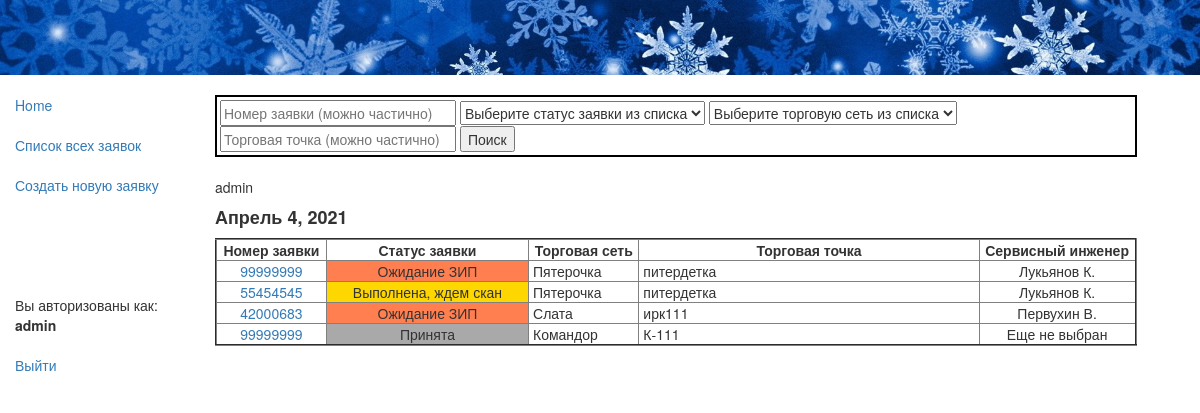
Screenshot of /app/recs/ (signed in) with the database file from the repository.
### app/models.py (models this page shows, shortened)
class Rec(models.Model):
    status = models.ForeignKey(Status, null=True, on_delete=models.SET_NULL, default=4, verbose_name="Статус заявки")
    retail = models.ForeignKey(Retail, null=True, on_delete=models.SET_NULL, verbose_name="Торговая сеть")
    rec_date = models.DateField(auto_now_add=True, verbose_name="Дата создания заявки")
    rec_time = models.TimeField(auto_now_add=True, verbose_name="Время создания заявки")
    user = models.ForeignKey(User, null=True, on_delete=models.SET_NULL, verbose_name="Диспетчер")
    customer = models.CharField(max_length=100, verbose_name="ФИО инициатора заявки")
    rec_num = models.CharField(verbose_name='Номер заявки', max_length=8)
    store = models.ForeignKey(Store, null=True, on_delete=models.SET_NULL, verbose_name="Торговая точка, адрес")
    description = models.TextField(max_length=1000, verbose_name="Содержание заявки")
    trouble = models.ForeignKey(Trouble, null=True, on_delete=models.SET_NULL, verbose_name="Категория неисправности")
    tech = models.ForeignKey(Tech, null=True, on_delete=models.SET_NULL, verbose_name="Сервисный инженер")
    sign_day = models.DateField(null=True, verbose_name="Дата передачи заявки инженеру")
    sign_time = models.TimeField(null=True, verbose_name="Время передачи заявки инженеру")
    zip_comment = models.TextField(max_length=1000, null=True, verbose_name="Комментарий ЗИП")
    visit_day_begin = models.DateField(null=True, verbose_name="Дата начала работ")
    visit_time_begin = models.TimeField(null=True, verbose_name="Время начала работ")
    visit_day_end = models.DateField(null=True, verbose_name="Дата окончания работ")
    visit_time_end = models.TimeField(null=True, verbose_name="Время окончания работ")
    result = models.TextField(null=True, max_length=1000, verbose_name="Результат выезда")
    form = models.CharField(null=True, max_length=10, verbose_name="Номер заказа-наряда")
    jpg = models.ImageField(upload_to='images', null=True, verbose_name="Скан-копия заказа-наряда")
    class Meta:
        verbose_name = 'Заявка'
        verbose_name_plural = 'Заявки'
        ordering = ['-rec_time'] # отображение заявок в rec-list.html в обратном порядке по времени
        permissions = (("can_create_update", "Может rec_create и rec_update"),
                       ("can_list_detail", "Может rec_list и rec_detail"),
                       )
    def get_absolute_url(self):
        return reverse('rec_detail', args=[str(self.id)])

class Status(models.Model):
    name = models.CharField(max_length=32, help_text="Состояние заявки")
    class Meta:
        verbose_name = 'Статус'
        verbose_name_plural = 'Статусы'
    def __str__(self):
        return self.name

class Retail(models.Model):
    name = models.CharField(max_length=64, help_text="Торговая сеть")
    class Meta:
        verbose_name = 'Торговая сеть'
        verbose_name_plural = 'Торговые сети'
    def __str__(self):
        return self.name

class Store(models.Model):
    name = models.CharField(max_length=96, help_text="Торговая точка, адрес")
    retail = models.ForeignKey(Retail, null=True, on_delete=models.SET_NULL, verbose_name="Торговая сеть")
    class Meta:
        verbose_name = 'Магазин'
        verbose_name_plural = 'Магазины'
    def __str__(self):
        return self.name

class Tech(models.Model):
    name = models.CharField(max_length=64, help_text="Сервисный инженер")
    class Meta:
        verbose_name = 'Инженер'
        verbose_name_plural = 'Инженеры'
    def __str__(self):
        return self.name

### app/views.py (the view)
class RecList(PermissionRequiredMixin, generic.ListView):
    model = Rec
    permission_required = 'app.can_list_detail'
    def get_queryset(self):  # новый
        global x # глоб. перем. для передачи отфильтрованного QuerySet из этой функции в следующую
        global y # глоб. перем. - флаг того, что была фильтрация
        y = False
        rn = self.request.GET.get('rn') # принимаем значения из полей для поиска из rec_list.html
        rs = self.request.GET.get('rs')
        r = self.request.GET.get('r')
        s = self.request.GET.get('s')
        recs = Rec.objects.all()
        if rn:  # фильтр по номеру заявки
            recs = recs.filter(rec_num__icontains=rn)
        if rs:  # фильтр по статусу
            recs = recs.filter(status=rs)
        if r:  # фильтр по торговой сети
            recs = recs.filter(retail=r)
        if s:  # фильтр торговой точке
            search_list = []
            for i in recs:
                if s in i.store.name:
                    search_list.append(i.id)
            recs = recs.filter(id__in=search_list)
        recs = recs.exclude(store=None)
        x = recs
        if rn or rs or r or s:
            y = True
        return recs
    def get_context_data(self, **kwargs):
        context = super(RecList, self).get_context_data(**kwargs)
        ddd = set()
        for i in x: # x - это уже отфильтрованный первой функцией список
             ddd.add(i.rec_date)
        ddd = sorted(ddd, reverse=True)[:45]  # сортировка убыванию даты и кол-во отображаемых дней
        context['status_all'] = Status.objects.all()  # Передаем эти кверисеты для организации
        context['retail_all'] = Retail.objects.all()  # выпадающего списка в HTML
        context['ddd'] = ddd # Добавляем переменную с датами к контексту для использования в HTML
        context['gray'] = gray  # цвета статусов
        context['blue'] = blue
        context['yellow'] = yellow
        context['green'] = green
        context['red'] = red
        context['y'] = y # глоб. перем. - флаг того, что была фильтрация
        return context

### app/templates/app/rec_list.html (shortened to what this page needs)
{% extends "base_generic.html" %}
{% block content %}
<br>
<div style="border: 2px solid black; background-color: white; padding: 3px; width:95%;">
{% if y %}
    <form action="{% url 'recs' %}">
      <button type="submit">Убрать фильтр</button>
    </form>
{% else %}
<form name="feedback" method="get" action="{% url 'recs' %}">
 <input size = "28" type="text" name="rn" placeholder="Номер заявки (можно частично)">
  <select name="rs">
    <option value="">Выберите статус заявки из списка</option>
  </select>
  <select name="r">
    <option value="">Выберите торговую сеть из списка</option>
  </select>
<input size = "28" type="text" name="s" placeholder="Торговая точка (можно частично)">
 {% if not y %}
    <input type="submit" name="submit_btn" value="Поиск">
      {% endif %}
{% endif %}
</form>
</div>
<br>
  {% if rec_list %}
{{ user.get_username }}
    {% for d in ddd %}
<table border="2" width="95%">
        <h4><strong>{{ d }}  </strong></h4>
       <tr>
           <td width="12%" align="center" > <strong> &nbsp;Номер заявки&nbsp; </strong> </td>
           <td width="22%" align="center" > <strong> &nbsp;Статус заявки&nbsp; </strong> </td>
           <td width="12%" align="center" > <strong> &nbsp;Торговая сеть&nbsp; </strong> </td>
           <td width="37%" align="center" > <strong> &nbsp;Торговая точка&nbsp; </strong> </td>
           <td width="17%" align="center" > <strong> &nbsp;Сервисный инженер&nbsp; </strong> </td>
       </tr>
      {% for rec in rec_list %}
            {% if rec.rec_date == d %}
          <tr>
              <td align="center" > <a href="{{ rec.get_absolute_url }}">&nbsp;{{ rec.rec_num }}&nbsp;</a> </td>
                {% if rec.status == gray %}
                <td bgcolor=#A9A9A9 align="center" > &nbsp;{{ rec.status }}&nbsp;</td>
                {% elif rec.status == blue %}
                <td bgcolor=#00BFFF align="center" > &nbsp;{{ rec.status }}&nbsp;</td>
                {% elif rec.status == red %}
                <td bgcolor=#FF7F50 align="center" > &nbsp;{{ rec.status }}&nbsp;</td>
                {% elif rec.status == yellow %}
                <td bgcolor=#FFD700 align="center" > &nbsp;{{ rec.status }}&nbsp;</td>
                {% elif rec.status == green %}
                <td bgcolor=#32CD32 align="center" > &nbsp;{{ rec.status }}&nbsp;</td>
                {% endif %}
              <td > &nbsp;{{ rec.retail}}&nbsp; </td>
              <td > &nbsp;{{ rec.store}}&nbsp; </td>
              {% if rec.tech %}
              <td  align="center" > &nbsp;{{ rec.tech }}&nbsp;</td>
              {% else %}
              <td align="center" > &nbsp;Еще не выбран&nbsp;</td>
              {% endif %}
          </tr>
            {% endif %}
      {% endfor %}
    </table>
    {% endfor %}
  {% else %}
    <br><p>А заявок то нетути</p>
  {% endif %}
<br><br>
{% endblock %}

### app/templates/base_generic.html (shortened to what this page needs)
<!DOCTYPE html>
<html lang="en">
<head>
  <link rel="stylesheet" href="https://maxcdn.bootstrapcdn.com/bootstrap/3.3.7/css/bootstrap.min.css">
  {% load static %}
  <link rel="stylesheet" href="{% static 'css/styles.css' %}">
  <img src="{% static 'images/snow.jpg' %}" alt="Snow" style="width:100%;"/>
</head>
<body>
  <div class="container-fluid">
    <div class="row">
      <div class="col-sm-2">
      {% block sidebar %}
      <ul class="sidebar-nav">
          <li><a href="{% url 'index' %}">Home</a></li> <br>
          {% if perms.app.can_list_detail %}
          <li><a href="{% url 'recs' %}">Список всех заявок</a></li>
          {% endif %}
          <br>
          {% if perms.app.can_create_update %}
          <li><a href="{% url 'rec_create' %}">Создать новую заявку</a></li>
          {% endif %}
          <br><br><br><br><br>
        {% if user.is_authenticated %}
            <li>Вы авторизованы как: </li><li><strong>{{ user.get_username }}</strong></li><br>
            <li><a href="{% url 'logout'%}?next={% url 'index' %}">Выйти</a></li>
        {% else %}
            <li><strong>Вы не авторизованы.</strong></li> <br>
            <li>Чтобы это исправить, </li>
            <li><a href="{% url 'login'%}?next={% url 'index' %}">нажмите здесь.</a></li>
        {% endif %}
      </ul>
     {% endblock %}
      </div>
      <div class="col-sm-10 ">
      {% block content %}{% endblock %}
      </div>
    </div>
  </div>
</body>
</html>

### app/static/css/styles.css (style rules this page uses)
.sidebar-nav { margin-top: 20px; padding: 0; list-style: none; }

### rows the page displays
Rec: ddd "Апрель 4, 2021", rec_num "99999999", status "Ожидание ЗИП", retail "Пятерочка", store "питердетка", tech "Лукьянов К."
Rec: rec_num "55454545", status "Выполнена, ждем скан", retail "Пятерочка", store "питердетка", tech "Лукьянов К."
Rec: rec_num "42000683", status "Ожидание ЗИП", retail "Слата", store "ирк111", tech "Первухин В."
Rec: rec_num "99999999", status "Принята", retail "Командор", store "К-111", shows "Еще не выбран"

### other values shown
{{ user.get_username }} "admin"
